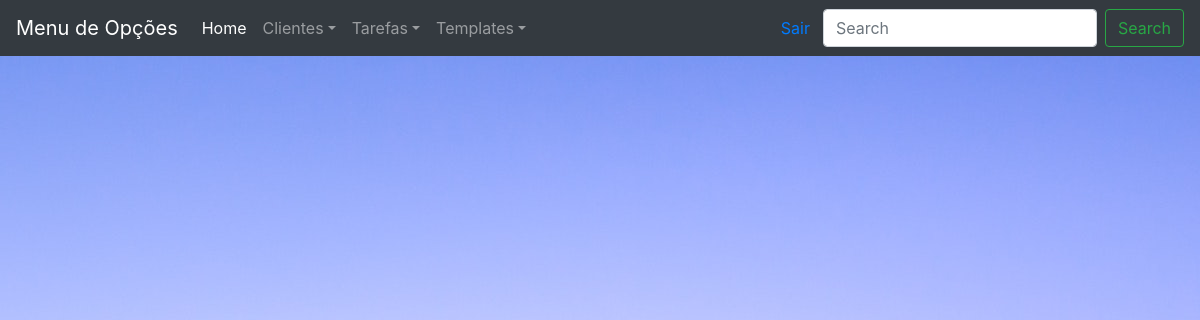
The page /clientes/ (signed in) on the database as committed earlier.
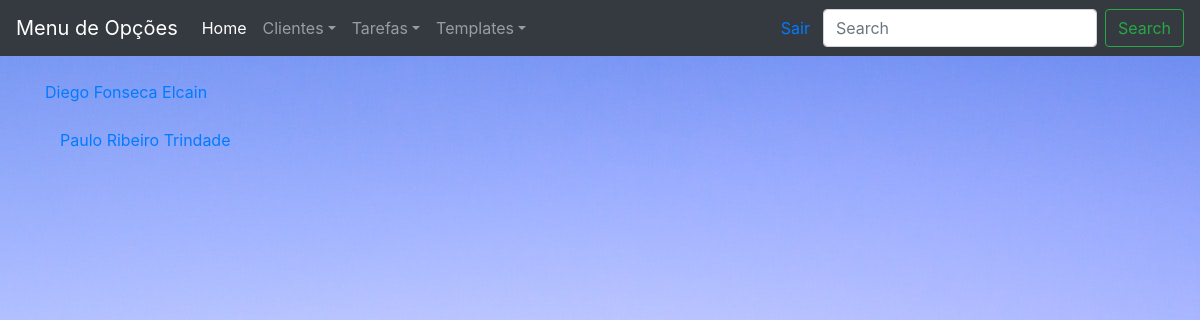
The same page on the database as committed later.
### cristal/models.py (models this page shows, shortened)
class Cliente(models.Model):
    nome = models.CharField(max_length=200)
    email = models.EmailField(max_length=100)
    cpf = CPFField(masked=False, blank=True)
    cnpj = CNPJField(masked=False, blank=True)
    created_at = models.DateTimeField(auto_now_add=True)
    updated_at = models.DateTimeField(auto_now=True)
    usuario = models.ForeignKey(User, on_delete=models.PROTECT)

### cristal/views.py (the view)
# urls.py: path("clientes/", views.cliente_lista, name='clientes_listar'),
@login_required
def cliente_lista(request):
    cliente = Cliente.objects.filter(usuario=request.user)
    return render(request=request, template_name="cristal/cliente_lista.html", context={'cliente': cliente})

### templates/cristal/cliente_lista.html
{% extends 'cristal/base.html' %}
{% block content %}
{% load crispy_forms_tags %}
{% for c in cliente %}<br>
<div class="container">
    <a class="link-dark" href="/cliente/editar/{{c.id}}"  >{{c.nome}}</a><br>
{% endfor %}
</div>
{% endblock %}

Rows that differ between the two databases and show on the page:
added Cliente: nome "Diego Fonseca Elcain"
added Cliente: nome "Paulo Ribeiro Trindade"
